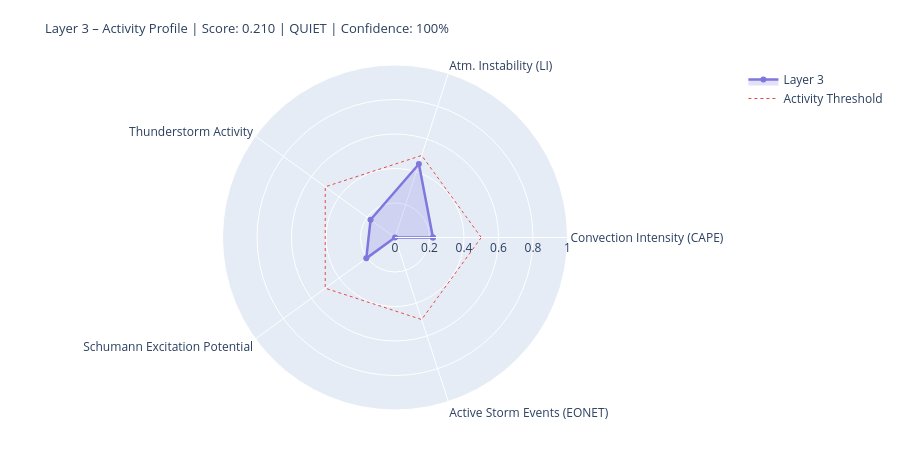

Notebook code for this chart:
### Markdown cell above
---
## 4. State Assessment & Handoff to Layer 4/5

### Code cell
# ============================================================
# LAYER-3-SCORE
# Five dynamic components
# ============================================================

def norm(v, lo, hi):
    if v is None or (isinstance(v, float) and math.isnan(v)): return None
    return round(max(0.0, min(1.0, (v - lo) / (hi - lo))), 4)

# --- 1) Convection intensity (global CAPE mean) ---
cape_mean = df_atm['cape'].dropna().mean() if not df_atm.empty else None
conv_score = norm(cape_mean, 0, 3000)
conv_src   = 'primary' if cape_mean is not None else 'missing'

# --- 2) Atmospheric instability (LI mean) ---
li_mean   = df_atm['li'].dropna().mean() if not df_atm.empty else None
# Negative LI = unstable → higher score
instab_score = norm(-li_mean if li_mean is not None else None, -6, 6)
instab_src   = 'primary' if li_mean is not None else 'missing'

# --- 3) Thunderstorm activity (mean thunder score + WMO count) ---
thunder_mean = df_atm['thunder_score'].mean() if not df_atm.empty else None
n_thunder    = int(df_atm['thunderstorm'].sum()) if not df_atm.empty else 0
thunder_score_val = norm(
    (thunder_mean or 0) * 0.7 + n_thunder * 0.1, 0, 1.0
) if thunder_mean is not None else None
thunder_src = 'primary'

# --- 4) Schumann excitation potential (weighted Schumann contribution) ---
schumann_pot = df_atm['schumann_contribution'].mean() if not df_atm.empty else None
# Boosted by Layer-2 thunderstorm trigger
if schumann_pot is not None and l2_thunder:
    schumann_pot = min(1.0, schumann_pot * 1.2)
schumann_score = norm(schumann_pot, 0, 1.0) if schumann_pot is not None else None
schumann_src   = 'derived'

# --- 5) Storm activity (NASA EONET) ---
# Distinction: None = data not loaded, 0.0 = loaded but no events
storm_score = None
storm_src   = 'missing'
if raw.get('storms') is not None:          # API reached successfully
    storm_score = norm(len(storm_events), 0, 30) if storm_events else 0.0
    storm_src   = 'primary'

# X-Ray and Kp: context only, not in dynamic score
# (X-Ray = Layer-0/4 driver; Kp = geomagnetic index, not a lightning proxy)
xray_context = None
if raw.get('xray'):
    df_xc = pd.DataFrame(raw['xray'])
    fc = next((c for c in df_xc.columns
               if any(k in c.lower() for k in ['flux','long']) and 'time' not in c.lower()),
              df_xc.columns[1])
    df_xc[fc] = pd.to_numeric(df_xc[fc], errors='coerce')
    xray_last = df_xc[fc].dropna().iloc[-1] if not df_xc[fc].dropna().empty else None
    if xray_last:
        xray_class = ('X' if xray_last>=1e-4 else 'M' if xray_last>=1e-5
                      else 'C' if xray_last>=1e-6 else 'B')
        xray_context = {'flux': float(xray_last), 'class': xray_class}
        print(f'X-Ray context: {xray_class}-class ({xray_last:.2e} W/m²)')

# --- Aggregate ---
COMPONENTS = {
    'Convection Intensity (CAPE)':  {'score': conv_score,       'source': conv_src,    'dynamic': True},
    'Atm. Instability (LI)':         {'score': instab_score,     'source': instab_src,  'dynamic': True},
    'Thunderstorm Activity':              {'score': thunder_score_val, 'source': thunder_src, 'dynamic': True},
    'Schumann Excitation Potential':   {'score': schumann_score,   'source': schumann_src,'dynamic': True},
    'Active Storm Events (EONET)': {'score': storm_score,      'source': storm_src,   'dynamic': True},
}

available   = {k: v['score'] for k, v in COMPONENTS.items() if v['score'] is not None}
unavailable = [k for k, v in COMPONENTS.items() if v['score'] is None]
layer3_score = round(sum(available.values()) / len(available), 4) if available else None
confidence   = round(len(available) / len(COMPONENTS), 2)
level = ('unknown' if layer3_score is None
         else 'quiet'   if layer3_score < 0.3
         else 'moderate' if layer3_score < 0.6
         else 'active')
dominant_l3 = max(available, key=available.get) if available else 'none'

# --- Ausgabe ---
W = 68
print('=' * W)
print('LAYER 3 – ATMOSPHERE / WEATHER / THUNDERSTORMS – STATE ASSESSMENT')
print('=' * W)
for name, comp in COMPONENTS.items():
    s = comp['score']
    if s is not None:
        bar = '█' * int(s * 20) + '░' * (20 - int(s * 20))
        print(f'  {name:<36} {bar}  {s:.3f}  [{comp["source"]}]')
    else:
        print(f'  {name:<36} {"─" * 20}  n/a   [missing]')
print('-' * W)
print(f'  Score:        {layer3_score:.3f}  ({len(available)}/{len(COMPONENTS)} components)')
print(f'  Confidence:   {confidence:.0%}')
print(f'  Level:        {level.upper()}')
print(f'  Dominant:     {dominant_l3}')
print(f'  CAPE mean:    {cape_mean:.0f} J/kg' if cape_mean else '  CAPE mean:    n/a')
print(f'  LI mean:      {li_mean:.1f} K' if li_mean is not None else '  LI mean:      n/a')
print(f'  Thunderstorms:{n_thunder} points (WMO)  +  {len(storm_events)} NASA EONET')
print('=' * W)

# Radar
cats   = list(available.keys())
vals_r = list(available.values())
if len(cats) >= 3:
    fig = go.Figure()
    fig.add_trace(go.Scatterpolar(
        r=vals_r + [vals_r[0]], theta=cats + [cats[0]],
        fill='toself', fillcolor='rgba(127,119,221,0.22)',
        line=dict(color='#7F77DD', width=2.5), name='Layer 3'
    ))
    fig.add_trace(go.Scatterpolar(
        r=[0.5] * (len(cats)+1), theta=cats + [cats[0]],
        line=dict(color='#E24B4A', dash='dot', width=1),
        mode='lines', name='Activity Threshold'
    ))
    fig.update_layout(
        title=dict(
            text=f'Layer 3 – Activity Profile | Score: {layer3_score:.3f} | {level.upper()} | Confidence: {confidence:.0%}',
            font=dict(size=13)
        ),
        polar=dict(radialaxis=dict(visible=True, range=[0, 1])),
        height=450, showlegend=True,
        margin=dict(l=60, r=60, t=65, b=40)
    )
    fig.show()

### Figure 1 — Plotly figure (JSON) as saved in the notebook; plotly's stock layout.template omitted (floating-point values rounded to 4 significant figures)
{"data": [{"fill": "toself", "fillcolor": "rgba(127,119,221,0.22)", "line": {"color": "#7F77DD", "width": 2.5}, "name": "Layer 3", "r": [0.22, 0.4483, 0.1751, 0.2058, 0.0, 0.22], "theta": ["Convection Intensity (CAPE)", "Atm. Instability (LI)", "Thunderstorm Activity", "Schumann Excitation Potential", "Active Storm Events (EONET)", "Convection Intensity (CAPE)"], "type": "scatterpolar"}, {"line": {"color": "#E24B4A", "dash": "dot", "width": 1}, "mode": "lines", "name": "Activity Threshold", "r": [0.5, 0.5, 0.5, 0.5, 0.5, 0.5], "theta": ["Convection Intensity (CAPE)", "Atm. Instability (LI)", "Thunderstorm Activity", "Schumann Excitation Potential", "Active Storm Events (EONET)", "Convection Intensity (CAPE)"], "type": "scatterpolar"}], "layout": {"height": 450, "margin": {"b": 40, "l": 60, "r": 60, "t": 65}, "polar": {"radialaxis": {"range": [0, 1], "visible": true}}, "showlegend": true, "title": {"font": {"size": 13}, "text": "Layer 3 – Activity Profile | Score: 0.210 | QUIET | Confidence: 100%"}}}
